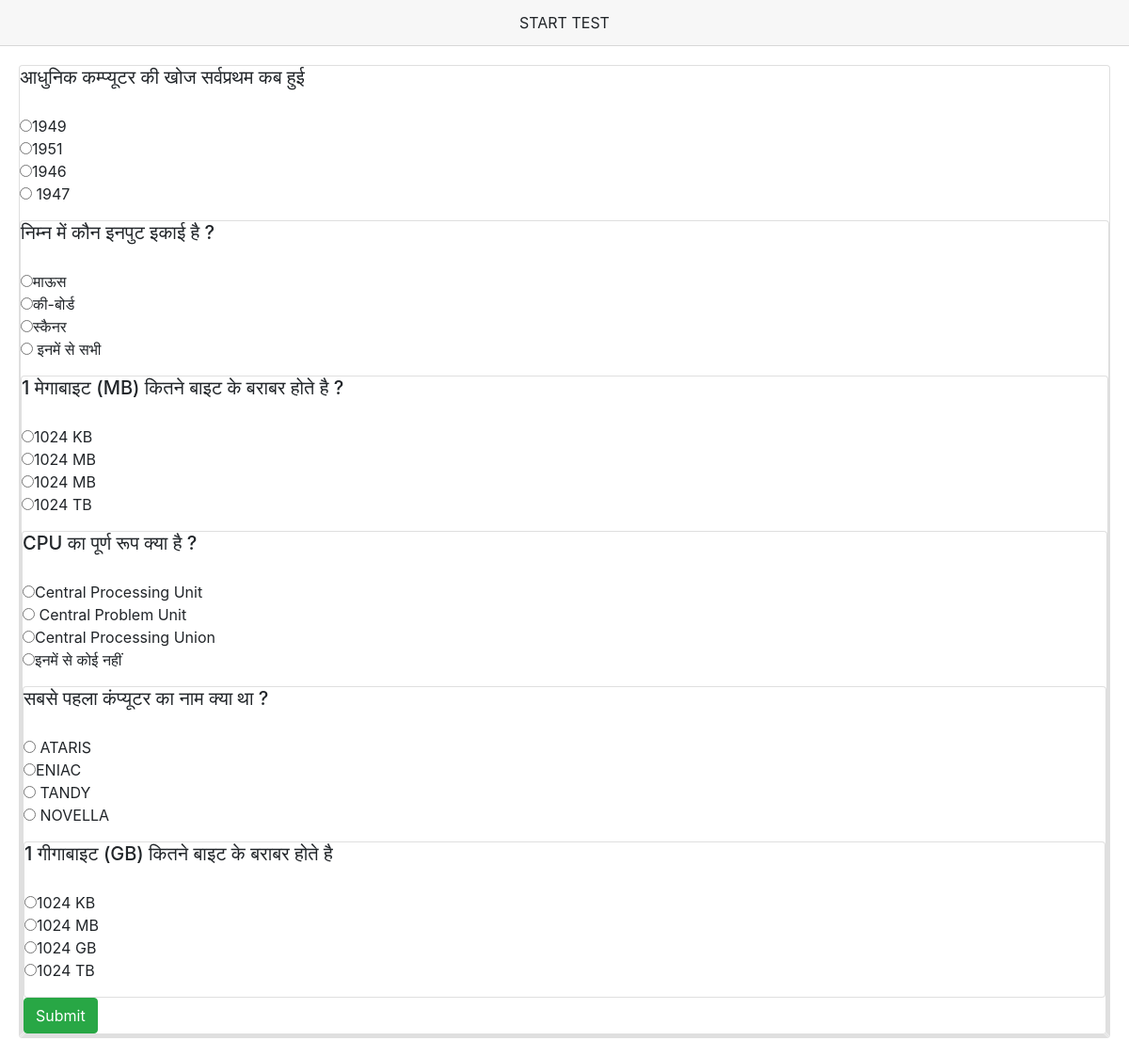
The page /OTS/start-test/ (signed in) on the database its author committed.
### OTS/models.py (models this page shows)
class Question(models.Model):
     qno=models.IntegerField(primary_key=True,auto_created=True)
     que=models.CharField(max_length=200)
     optiona=models.CharField(max_length=100)
     optionb=models.CharField(max_length=100)
     optionc=models.CharField(max_length=100)
     optiond=models.CharField(max_length=100)
     answer=models.CharField(max_length=1)

### OTS/views.py (the view)
# urls.py: path('start-test/',starttest),
def starttest(request):
  try:
    realname=request.session['realname']
    no_of_que=6
    questions_pool=list(Question.objects.all())
    random.shuffle(questions_pool)
    questions_list=questions_pool[:no_of_que]
    res=render(request,'OTS/start_test.html',{'questions':questions_list})
    return res
  except KeyError:
      return HttpResponseRedirect("http://localhost:8000/OTS/login/")

### templates/OTS/start_test.html (shortened to what this page needs)
<!doctype html>
{%load static%}
<html lang="en">
  <head>
    <link rel="stylesheet" href="https://cdn.jsdelivr.net/npm/bootstrap@4.3.1/dist/css/bootstrap.min.css">
  </head>
  <body >
<div class="all_question">
    <form action="http://localhost:8000/OTS/test-result/" method="post">
        <div class="card-header" align="center">
            START TEST
          </div>
          <div class="card-body">
          <div class="question">
        {% for question in questions %}
		<div class="card">
            <div class="que">
    <h5 class="card-title">{{question.que}}</h5></div>
    <p class="card-text"><div class="option"><input type="radio" name="q{{question.qno}}" value="a">{{question.optiona}}</div>
            <div class="option"><input type="radio" name="q{{question.qno}}" value="b">{{question.optionb}}</div>
            <div class="option"><input type="radio" name="q{{question.qno}}" value="c">{{question.optionc}}</div>
            <div class="option"><input type="radio" name="q{{question.qno}}" value="d">{{question.optiond}}</p>
   </div>
   {% endfor%}
  </div>
  <div><input type="submit" class="btn btn-success" value="Submit" >  </div>
</div>
</form>
</div>
  </body>
</html>

### rows shown on the page
Question: que "आधुनिक कम्प्यूटर की खोज सर्वप्रथम कब हुई", optiona "1949", optionb "1951", optionc "1946", optiond "1947"
Question: que "निम्न में कौन इनपुट इकाई है ?", optiona "माऊस", optionb "की-बोर्ड", optionc "स्कैनर", optiond "इनमें से सभी"
Question: que "1 मेगाबाइट (MB) कितने बाइट के बराबर होते है ?", optiona "1024 KB", optionb "1024 MB", optionc "1024 MB", optiond "1024 TB"
Question: que "CPU का पूर्ण रूप क्या है ?", optiona "Central Processing Unit", optionb "Central Problem Unit", optionc "Central Processing Union", optiond "इनमें से कोई नहीं"
Question: que "सबसे पहला कंप्यूटर का नाम क्या था ?", optiona "ATARIS", optionb "ENIAC", optionc "TANDY", optiond "NOVELLA"
Question: que "1 गीगाबाइट (GB) कितने बाइट के बराबर होते है", optiona "1024 KB", optionb "1024 MB", optionc "1024 GB", optiond "1024 TB"
